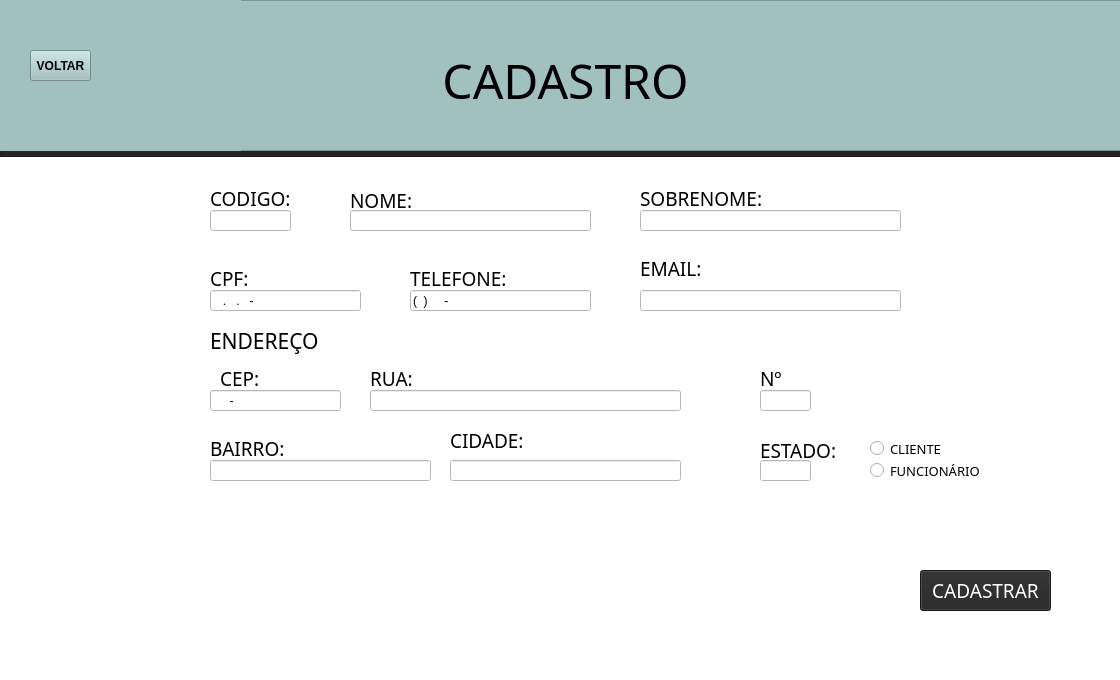
<?xml version="1.0" encoding="UTF-8"?>
<ui version="4.0">
 <class>MainWindow</class>
 <widget class="QMainWindow" name="MainWindow">
  <property name="geometry">
   <rect>
    <x>0</x>
    <y>0</y>
    <width>1120</width>
    <height>680</height>
   </rect>
  </property>
  <property name="font">
   <font>
    <family>BEQINER</family>
   </font>
  </property>
  <property name="windowTitle">
   <string>MainWindow</string>
  </property>
  <property name="styleSheet">
   <string notr="true">background-color: rgb(255, 255, 255);</string>
  </property>
  <widget class="QWidget" name="centralwidget">
   <widget class="QLabel" name="label_3">
    <property name="geometry">
     <rect>
      <x>350</x>
      <y>190</y>
      <width>81</width>
      <height>20</height>
     </rect>
    </property>
    <property name="font">
     <font>
      <family>Eras Medium ITC</family>
      <pointsize>14</pointsize>
     </font>
    </property>
    <property name="text">
     <string>NOME:</string>
    </property>
   </widget>
   <widget class="QLabel" name="label_4">
    <property name="geometry">
     <rect>
      <x>210</x>
      <y>190</y>
      <width>81</width>
      <height>16</height>
     </rect>
    </property>
    <property name="font">
     <font>
      <family>Eras Medium ITC</family>
      <pointsize>14</pointsize>
     </font>
    </property>
    <property name="text">
     <string>CÓDIGO:</string>
    </property>
   </widget>
   <widget class="QLabel" name="label_5">
    <property name="geometry">
     <rect>
      <x>210</x>
      <y>270</y>
      <width>51</width>
      <height>16</height>
     </rect>
    </property>
    <property name="font">
     <font>
      <family>Eras Medium ITC</family>
      <pointsize>14</pointsize>
     </font>
    </property>
    <property name="text">
     <string>CPF:</string>
    </property>
   </widget>
   <widget class="QLabel" name="label_6">
    <property name="geometry">
     <rect>
      <x>410</x>
      <y>270</y>
      <width>101</width>
      <height>16</height>
     </rect>
    </property>
    <property name="font">
     <font>
      <family>Eras Medium ITC</family>
      <pointsize>14</pointsize>
     </font>
    </property>
    <property name="text">
     <string>TELEFONE:</string>
    </property>
   </widget>
   <widget class="QLabel" name="label_7">
    <property name="geometry">
     <rect>
      <x>210</x>
      <y>320</y>
      <width>141</width>
      <height>41</height>
     </rect>
    </property>
    <property name="font">
     <font>
      <family>Eras Demi ITC</family>
      <pointsize>16</pointsize>
      <weight>50</weight>
      <bold>false</bold>
     </font>
    </property>
    <property name="text">
     <string>ENDEREÇO</string>
    </property>
   </widget>
   <widget class="QLabel" name="label_9">
    <property name="geometry">
     <rect>
      <x>640</x>
      <y>260</y>
      <width>61</width>
      <height>16</height>
     </rect>
    </property>
    <property name="font">
     <font>
      <family>Eras Medium ITC</family>
      <pointsize>14</pointsize>
     </font>
    </property>
    <property name="text">
     <string>EMAIL:</string>
    </property>
   </widget>
   <widget class="QLabel" name="label_8">
    <property name="geometry">
     <rect>
      <x>640</x>
      <y>190</y>
      <width>121</width>
      <height>16</height>
     </rect>
    </property>
    <property name="font">
     <font>
      <family>Eras Medium ITC</family>
      <pointsize>14</pointsize>
     </font>
    </property>
    <property name="text">
     <string>SOBRENOME:</string>
    </property>
   </widget>
   <widget class="QLabel" name="label_10">
    <property name="geometry">
     <rect>
      <x>220</x>
      <y>370</y>
      <width>51</width>
      <height>16</height>
     </rect>
    </property>
    <property name="font">
     <font>
      <family>Eras Medium ITC</family>
      <pointsize>14</pointsize>
     </font>
    </property>
    <property name="text">
     <string>CEP:</string>
    </property>
   </widget>
   <widget class="QLabel" name="label_12">
    <property name="geometry">
     <rect>
      <x>450</x>
      <y>430</y>
      <width>81</width>
      <height>20</height>
     </rect>
    </property>
    <property name="font">
     <font>
      <family>Eras Medium ITC</family>
      <pointsize>14</pointsize>
     </font>
    </property>
    <property name="text">
     <string>CIDADE:</string>
    </property>
   </widget>
   <widget class="QLabel" name="label_13">
    <property name="geometry">
     <rect>
      <x>210</x>
      <y>440</y>
      <width>81</width>
      <height>16</height>
     </rect>
    </property>
    <property name="font">
     <font>
      <family>Eras Medium ITC</family>
      <pointsize>14</pointsize>
     </font>
    </property>
    <property name="text">
     <string>BAIRRO:</string>
    </property>
   </widget>
   <widget class="QLabel" name="label_14">
    <property name="geometry">
     <rect>
      <x>370</x>
      <y>370</y>
      <width>61</width>
      <height>16</height>
     </rect>
    </property>
    <property name="font">
     <font>
      <family>Eras Medium ITC</family>
      <pointsize>14</pointsize>
     </font>
    </property>
    <property name="text">
     <string>RUA:</string>
    </property>
   </widget>
   <widget class="QLabel" name="label_15">
    <property name="geometry">
     <rect>
      <x>760</x>
      <y>370</y>
      <width>41</width>
      <height>16</height>
     </rect>
    </property>
    <property name="font">
     <font>
      <family>Eras Medium ITC</family>
      <pointsize>14</pointsize>
     </font>
    </property>
    <property name="text">
     <string>Nº</string>
    </property>
   </widget>
   <widget class="QLineEdit" name="lineCod">
    <property name="geometry">
     <rect>
      <x>210</x>
      <y>210</y>
      <width>81</width>
      <height>21</height>
     </rect>
    </property>
    <property name="cursor">
     <cursorShape>IBeamCursor</cursorShape>
    </property>
   </widget>
   <widget class="QLineEdit" name="lineNome">
    <property name="geometry">
     <rect>
      <x>350</x>
      <y>210</y>
      <width>241</width>
      <height>21</height>
     </rect>
    </property>
   </widget>
   <widget class="QLineEdit" name="lineSobre">
    <property name="geometry">
     <rect>
      <x>640</x>
      <y>210</y>
      <width>261</width>
      <height>21</height>
     </rect>
    </property>
   </widget>
   <widget class="QLineEdit" name="lineCPF">
    <property name="geometry">
     <rect>
      <x>210</x>
      <y>290</y>
      <width>151</width>
      <height>21</height>
     </rect>
    </property>
    <property name="inputMask">
     <string>000.000.000-00</string>
    </property>
   </widget>
   <widget class="QLineEdit" name="lineEmail">
    <property name="geometry">
     <rect>
      <x>640</x>
      <y>290</y>
      <width>261</width>
      <height>21</height>
     </rect>
    </property>
   </widget>
   <widget class="QLineEdit" name="lineTell">
    <property name="geometry">
     <rect>
      <x>410</x>
      <y>290</y>
      <width>181</width>
      <height>21</height>
     </rect>
    </property>
    <property name="inputMask">
     <string>(00)00000-0000</string>
    </property>
   </widget>
   <widget class="QLineEdit" name="lineRua">
    <property name="geometry">
     <rect>
      <x>370</x>
      <y>390</y>
      <width>311</width>
      <height>21</height>
     </rect>
    </property>
   </widget>
   <widget class="QLineEdit" name="lineNmr">
    <property name="geometry">
     <rect>
      <x>760</x>
      <y>390</y>
      <width>51</width>
      <height>21</height>
     </rect>
    </property>
   </widget>
   <widget class="QLineEdit" name="lineBairro">
    <property name="geometry">
     <rect>
      <x>210</x>
      <y>460</y>
      <width>221</width>
      <height>21</height>
     </rect>
    </property>
   </widget>
   <widget class="QLineEdit" name="lineCidade">
    <property name="geometry">
     <rect>
      <x>450</x>
      <y>460</y>
      <width>231</width>
      <height>21</height>
     </rect>
    </property>
   </widget>
   <widget class="QLineEdit" name="lineCep">
    <property name="geometry">
     <rect>
      <x>210</x>
      <y>390</y>
      <width>131</width>
      <height>21</height>
     </rect>
    </property>
    <property name="inputMask">
     <string>00000-000</string>
    </property>
   </widget>
   <widget class="QPushButton" name="bt_salvar">
    <property name="geometry">
     <rect>
      <x>920</x>
      <y>570</y>
      <width>131</width>
      <height>41</height>
     </rect>
    </property>
    <property name="font">
     <font>
      <family>Eras Demi ITC</family>
      <pointsize>14</pointsize>
     </font>
    </property>
    <property name="cursor">
     <cursorShape>PointingHandCursor</cursorShape>
    </property>
    <property name="layoutDirection">
     <enum>Qt::RightToLeft</enum>
    </property>
    <property name="styleSheet">
     <string notr="true">color: rgb(255, 255, 255);
background-color: rgb(36, 36, 36);</string>
    </property>
    <property name="text">
     <string>CADASTRAR</string>
    </property>
   </widget>
   <widget class="QLabel" name="label_17">
    <property name="geometry">
     <rect>
      <x>760</x>
      <y>440</y>
      <width>81</width>
      <height>20</height>
     </rect>
    </property>
    <property name="font">
     <font>
      <family>Eras Medium ITC</family>
      <pointsize>14</pointsize>
     </font>
    </property>
    <property name="text">
     <string>ESTADO:</string>
    </property>
   </widget>
   <widget class="QRadioButton" name="radioCliente">
    <property name="geometry">
     <rect>
      <x>870</x>
      <y>440</y>
      <width>111</width>
      <height>17</height>
     </rect>
    </property>
    <property name="font">
     <font>
      <family>Eras Demi ITC</family>
      <pointsize>10</pointsize>
     </font>
    </property>
    <property name="cursor">
     <cursorShape>PointingHandCursor</cursorShape>
    </property>
    <property name="text">
     <string>CLIENTE</string>
    </property>
   </widget>
   <widget class="QRadioButton" name="radioFun">
    <property name="enabled">
     <bool>true</bool>
    </property>
    <property name="geometry">
     <rect>
      <x>870</x>
      <y>460</y>
      <width>131</width>
      <height>21</height>
     </rect>
    </property>
    <property name="font">
     <font>
      <family>Eras Demi ITC</family>
      <pointsize>10</pointsize>
     </font>
    </property>
    <property name="cursor">
     <cursorShape>PointingHandCursor</cursorShape>
    </property>
    <property name="text">
     <string>FUNCIONÁRIO</string>
    </property>
   </widget>
   <widget class="QFrame" name="frame_2">
    <property name="geometry">
     <rect>
      <x>0</x>
      <y>141</y>
      <width>1121</width>
      <height>16</height>
     </rect>
    </property>
    <property name="styleSheet">
     <string notr="true">background-color: rgb(36, 36, 36);</string>
    </property>
    <property name="frameShape">
     <enum>QFrame::StyledPanel</enum>
    </property>
    <property name="frameShadow">
     <enum>QFrame::Raised</enum>
    </property>
   </widget>
   <widget class="QFrame" name="frame">
    <property name="geometry">
     <rect>
      <x>0</x>
      <y>0</y>
      <width>1121</width>
      <height>151</height>
     </rect>
    </property>
    <property name="styleSheet">
     <string notr="true">background-color: rgb(161, 193, 190);</string>
    </property>
    <property name="frameShape">
     <enum>QFrame::StyledPanel</enum>
    </property>
    <property name="frameShadow">
     <enum>QFrame::Raised</enum>
    </property>
    <widget class="QLabel" name="titulo_3">
     <property name="geometry">
      <rect>
       <x>250</x>
       <y>30</y>
       <width>631</width>
       <height>101</height>
      </rect>
     </property>
     <property name="font">
      <font>
       <family>Eras Demi ITC</family>
       <pointsize>36</pointsize>
      </font>
     </property>
     <property name="text">
      <string>CADASTRO</string>
     </property>
     <property name="alignment">
      <set>Qt::AlignCenter</set>
     </property>
    </widget>
    <widget class="QLabel" name="logo_3">
     <property name="geometry">
      <rect>
       <x>-10</x>
       <y>-50</y>
       <width>231</width>
       <height>251</height>
      </rect>
     </property>
     <property name="text">
      <string/>
     </property>
     <property name="pixmap">
      <pixmap>../../../../../964742/Downloads/Meteoro_Calçados_Logo-removebg-preview.png</pixmap>
     </property>
     <property name="scaledContents">
      <bool>true</bool>
     </property>
    </widget>
    <widget class="QLabel" name="label">
     <property name="geometry">
      <rect>
       <x>10</x>
       <y>-40</y>
       <width>231</width>
       <height>241</height>
      </rect>
     </property>
     <property name="text">
      <string/>
     </property>
     <property name="pixmap">
      <pixmap>../../../../../963914/Downloads/Meteoro_Calçados_Logo-removebg-preview.png</pixmap>
     </property>
     <property name="scaledContents">
      <bool>true</bool>
     </property>
    </widget>
    <widget class="QPushButton" name="bt_voltar">
     <property name="geometry">
      <rect>
       <x>30</x>
       <y>50</y>
       <width>61</width>
       <height>31</height>
      </rect>
     </property>
     <property name="font">
      <font>
       <weight>75</weight>
       <bold>true</bold>
      </font>
     </property>
     <property name="cursor">
      <cursorShape>PointingHandCursor</cursorShape>
     </property>
     <property name="styleSheet">
      <string notr="true">background-color: rgb(161, 193, 190);</string>
     </property>
     <property name="text">
      <string>VOLTAR</string>
     </property>
     <property name="icon">
      <iconset>
       <normaloff>../../../../../964742/Downloads/image (1).png</normaloff>../../../../../964742/Downloads/image (1).png</iconset>
     </property>
     <property name="iconSize">
      <size>
       <width>55</width>
       <height>55</height>
      </size>
     </property>
    </widget>
   </widget>
   <widget class="QLineEdit" name="lineEstado">
    <property name="geometry">
     <rect>
      <x>760</x>
      <y>460</y>
      <width>51</width>
      <height>21</height>
     </rect>
    </property>
    <property name="inputMask">
     <string>00</string>
    </property>
   </widget>
  </widget>
  <widget class="QMenuBar" name="menubar">
   <property name="geometry">
    <rect>
     <x>0</x>
     <y>0</y>
     <width>1120</width>
     <height>21</height>
    </rect>
   </property>
  </widget>
  <widget class="QStatusBar" name="statusbar"/>
 </widget>
 <resources/>
 <connections/>
</ui>
